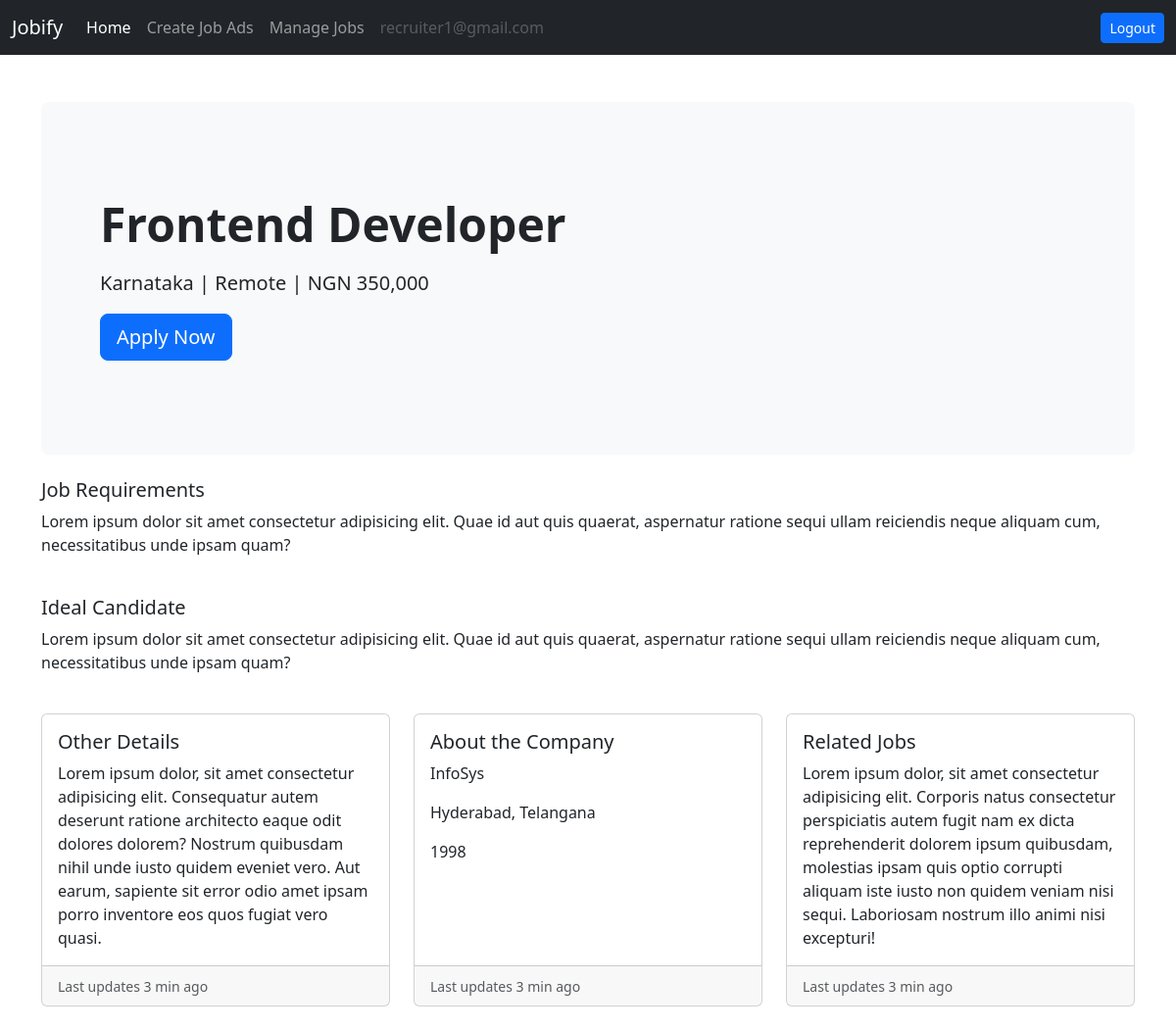
Screenshot of /job-details/2 (signed in) with the database file from the repository.
### users/models.py (models this page shows)
class User(AbstractUser):
    email = models.EmailField(unique=True)
    is_recruiter=models.BooleanField(default=False)
    is_applicant=models.BooleanField(default=False)
    has_resume=models.BooleanField(default=False)
    has_company=models.BooleanField(default=False)

### job/models.py (models this page shows, shortened)
class Job(models.Model):
    job_type_choices=(
        ('Remote','Remote'),
        ('Onsite','Onsite'),
        ('Hybrid','Hybrid'),
    )
    user=models.ForeignKey(User,on_delete=models.CASCADE)
    company=models.ForeignKey(Company,on_delete=models.CASCADE)
    title=models.CharField(max_length=100)
    city=models.CharField(max_length=100)
    salary=models.PositiveBigIntegerField(default=35000)
    requirements=models.TextField()
    ideal_candidate=models.TextField()
    is_available=models.BooleanField(default=True)
    timestamp=models.DateTimeField(auto_now_add=True)
    industry=models.ForeignKey(Industry,on_delete=models.DO_NOTHING,null=True,blank=True)
    state=models.ForeignKey(State,on_delete=models.DO_NOTHING,null=True,blank=True)
    job_type=models.CharField(max_length=20,choices=job_type_choices,null=True, blank=True)

class State(models.Model):
    name=models.CharField(max_length=100)
    def __str__(self):
        return self.name

### company/models.py (models this page shows, shortened)
class Company(models.Model):
    user=models.OneToOneField(User,on_delete=models.CASCADE)
    name=models.CharField(max_length=100,null=True,blank=True)
    est_date=models.PositiveIntegerField(null=True,blank=True)
    city=models.CharField(max_length=100,null=True,blank=True)
    state=models.CharField(max_length=100,null=True,blank=True)

### website/views.py (the view)
# urls.py: path('job-details/<int:pk>',views.job_details,name='job-details'),
def job_details(request,pk):
    if ApplyJob.objects.filter(user=request.user,job=pk).exists():
        has_applied=True
    else:
        has_applied=False
    job=Job.objects.get(pk=pk)
    context={'job': job,'has_applied': has_applied}
    return render(request,'website/job_details.html',context)

### templates/website/job_details.html (shortened to what this page needs)
{%extends 'base.html'%} {%load humanize%} {%block content%}
<section>
  <div class="p-5 mb-4 bg-light rounded-3">
    <div class="container-fluid py-5">
      <h2 class="display-5 fw-bold">{{job.title}}</h2>
      <p class="col-md-8 fs-5 mt-3">
        {{job.state}} | Remote | NGN {{job.salary|intcomma}}
      </p>
      {%if has_applied == False %}
      <a class="btn btn-primary btn-lg" href="{% url 'apply-to-job' job.pk %}">Apply Now</a>
    {%else%}
    <p> <span class="text-danger">You have already applied for this job</span></p>
    {%endif%}
    </div>
  </div>
</section>
<div>
  <section>
    <h5>Job Requirements</h5>
    <p>{{job.requirements}}</p>
  </section>
</div>
<br />
<div>
  <section>
    <h5>Ideal Candidate</h5>
    <p>{{job.ideal_candidate}}</p>
  </section>
</div>
<br />
<div class="row row-cols-1 row-cols-md-3 g-4">
  <div class="col">
    <div class="card h-100">
      <div class="card-body">
        <h5 class="card-title">Other Details</h5>
        <p class="card-text">
          Lorem ipsum dolor, sit amet consectetur adipisicing elit. Consequatur
          autem deserunt ratione architecto eaque odit dolores dolorem? Nostrum
          quibusdam nihil unde iusto quidem eveniet vero. Aut earum, sapiente
          sit error odio amet ipsam porro inventore eos quos fugiat vero quasi.
        </p>
      </div>
      <div class="card-footer">
        <small class="text-muted">Last updates 3 min ago</small>
      </div>
    </div>
  </div>
  <div class="col">
    <div class="card h-100">
      <div class="card-body">
        <h5 class="card-title">About the Company</h5>
        <p class="card-text">{{job.company.name}}</p>
        <p class="card-text">{{job.company.city}}, {{job.company.state}}</p>
        <p class="card-text">{{job.company.est_date}}</p>
      </div>
      <div class="card-footer">
        <small class="text-muted">Last updates 3 min ago</small>
      </div>
    </div>
  </div>
  <div class="col">
    <div class="card h-100">
      <div class="card-body">
        <h5 class="card-title">Related Jobs</h5>
        <p class="card-text">
          Lorem ipsum dolor, sit amet consectetur adipisicing elit. Corporis
          natus consectetur perspiciatis autem fugit nam ex dicta reprehenderit
          dolorem ipsum quibusdam, molestias ipsam quis optio corrupti aliquam
          iste iusto non quidem veniam nisi sequi. Laboriosam nostrum illo animi
          nisi excepturi!
        </p>
      </div>
      <div class="card-footer">
        <small class="text-muted">Last updates 3 min ago</small>
      </div>
    </div>
  </div>
</div>
<br />
{%endblock content%}

### templates/base.html (shortened to what this page needs)
<!DOCTYPE html>
<html lang="en">
  <head>
    <link
      href="https://cdn.jsdelivr.net/npm/bootstrap@5.3.3/dist/css/bootstrap.min.css"
      rel="stylesheet"
    />
    <link
      href="https://getbootstrap.com/docs/5.3/assets/css/docs.css"
      rel="stylesheet"
    />
  </head>
  <body>
    <nav class="navbar navbar-expand-lg navbar-dark bg-dark">
      <div class="container-fluid">
        <a class="navbar-brand" href="{% url 'home' %}">Jobify</a>
        <div class="collapse navbar-collapse" id="navbarSupportedContent">
          {% if request.user.is_authenticated %}
          {% if request.user.is_applicant%}
          <ul class="navbar-nav me-auto mb-2 mb-lg-0">
            <li class="nav-item">
              <a class="nav-link active" aria-current="page" href="#">Home</a>
            </li>
            {%if request.user.has_resume%}
            <li class="nav-item">
              <a class="nav-link" aria-current="page" href="{% url 'job-listing'%}">Apply to Jobs</a>
            </li>
            <li class="nav-item">
              <a class="nav-link " aria-current="page" href="{% url 'applied-jobs'%}"> Manage Job Applications</a>
            </li>
            {%else%}
            <li class="nav-item">
              <a class="nav-link active" aria-current="page" href="{% url 'update-resume'%}">Create Resume</a>
            </li>
            {%endif%}
            <li class="nav-item">
              <a class="nav-link disabled" aria-current="page"  href="#" >{{request.user.email}}</a>
            </li>
          </ul>
          <a  href="{% url 'logout' %}" class="btn btn-primary btn-sm">Logout</a>
          {% elif request.user.is_recruiter %}
          <ul class="navbar-nav me-auto mb-2 mb-lg-0">
            <li class="nav-item">
              <a class="nav-link active" aria-current="page" href="#">Home</a>
            </li>
            {% if request.user.has_company%}
            <li class="nav-item">
              <a class="nav-link" aria-current="page" href="{% url 'create-job' %}"
                >Create Job Ads</a
              >
            </li>
            <li class="nav-item">
              <a class="nav-link" aria-current="page" href="{% url 'manage-jobs' %}"
                >Manage Jobs</a
              >
            </li>
            {%endif%}
            <li class="nav-item">
              <a class="nav-link disabled" aria-current="page"  href="#" >{{request.user.email}}</a>
            </li>
            </ul>
            <a  href="{% url 'logout' %}" class="btn btn-primary btn-sm">Logout</a>
          {%endif%}
          {%endif%}
        </div>
      </div>
    </nav>
    <div class="container mt-5">
       {%block content%} {%endblock content%}
    </div>
  </body>
</html>

### rows the page displays
User: user.email "recruiter1@gmail.com"
Job: title "Frontend Developer", state "Karnataka", salary "350,000", requirements "Lorem ipsum dolor sit amet consectetur adipisicing elit. Quae id aut quis quaerat, aspernatur ratione sequi ullam reiciendis neque aliquam cum, necessitatibus unde ipsam quam?", ideal_candidate "Lorem ipsum dolor sit amet consectetur adipisicing elit. Quae id aut quis quaerat, aspernatur ratione sequi ullam reiciendis neque aliquam cum, necessitatibus unde ipsam quam?", company.name "InfoSys", company.city "Hyderabad", company.state "Telangana", company.est_date "1998"
